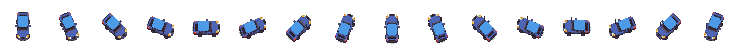
#> input picture Cars/Modern_Monster_Pickup/Modern_Monster_Pickup.png, 736 x 54 px
$ python pixelize_asset.py ../../Cars/Modern_Monster_Pickup/Modern_Monster_Pickup.png out.png --profile barrel
#> lines starting #> are read from the running program, lines starting #| are printed output that depends on the picture
#!/usr/bin/env python3
"""Deterministic high-res-to-Pixel-Track-Works conversion helper.

The high quality resize is only an intermediate silhouette reduction. Runtime
output is a fixed low-resolution canvas with a bounded palette and explicit
alpha policy; Godot must display the result with nearest-neighbor filtering.
"""
from __future__ import annotations

import argparse
import hashlib
import json
from dataclasses import dataclass
from pathlib import Path

from PIL import Image


@dataclass(frozen=True)
class Profile:
    width: int
    height: int
    colors: int
    alpha: str


PROFILES = {
    "terrain": Profile(64, 64, 12, "opaque"),
    "road": Profile(64, 64, 14, "binary"),
    "tree": Profile(48, 48, 18, "binary"),
    "bush": Profile(40, 32, 16, "binary"),
    "rock": Profile(48, 24, 14, "binary"),
    "building": Profile(80, 96, 20, "binary"),
    "lights": Profile(96, 12, 14, "binary"),
    "oil": Profile(36, 18, 10, "binary"),
    "barrel": Profile(22, 24, 14, "binary"),
    "vehicle": Profile(46, 54, 24, "binary"),
    "nitro": Profile(16, 30, 16, "soft"),
    "smoke": Profile(32, 28, 12, "soft"),
}


def sha256(path: Path) -> str:
    return hashlib.sha256(path.read_bytes()).hexdigest()


def trim_alpha(image: Image.Image) -> Image.Image:
    rgba = image.convert("RGBA")
    bounds = rgba.getchannel("A").getbbox()
    return rgba.crop(bounds) if bounds else rgba


def quantize_rgba(image: Image.Image, colors: int) -> Image.Image:
    alpha = image.getchannel("A")
    rgb = Image.new("RGB", image.size, (0, 0, 0))
    rgb.paste(image.convert("RGB"), mask=alpha)
    quantized = rgb.quantize(
        colors=colors,
        method=Image.Quantize.MEDIANCUT,
        dither=Image.Dither.NONE,
    ).convert("RGB")
    return Image.merge("RGBA", (*quantized.split(), alpha))


def apply_alpha_policy(image: Image.Image, policy: str) -> None:
    alpha = image.getchannel("A")
    if policy == "opaque":
        alpha = Image.new("L", image.size, 255)
    elif policy == "binary":
        alpha = alpha.point(lambda value: 255 if value >= 112 else 0)
    elif policy == "soft":
        alpha = alpha.point(
            lambda value: 0 if value < 24 else (255 if value > 232 else value)
        )
    else:
        raise ValueError(f"Unknown alpha policy: {policy}")
    image.putalpha(alpha)


def pixelize(source: Path, destination: Path, profile_name: str) -> dict:
#> called with profile_name = 'barrel'
    profile = PROFILES[profile_name]
    with Image.open(source) as source_image:
#> source_image is the input picture: PIL image 736x54 RGBA; mean R, G, B, A 11.9, 15.1, 22.3, 39.1
        image = trim_alpha(source_image)
#> in trim_alpha, `bounds = rgba.getchannel("A").getbbox()`: bounds = (15, 12, 724, 44)
#> in trim_alpha, `return rgba.crop(bounds) if bounds else rgba`:
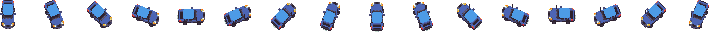
#> returned value: PIL image 709x32 RGBA; mean R, G, B, A 20.9, 26.5, 39.1, 68.5; transparent parts drawn white
    scale = min(profile.width / image.width, profile.height / image.height)
#> scale = 0.031
    reduced_size = (
        max(1, round(image.width * scale)),
        max(1, round(image.height * scale)),
    )
#> reduced_size = (22, 1)
    reduced = image.resize(reduced_size, Image.Resampling.LANCZOS)
    reduced = quantize_rgba(reduced, profile.colors)
    apply_alpha_policy(reduced, profile.alpha)

    output = Image.new("RGBA", (profile.width, profile.height), (0, 0, 0, 0))
#> output: PIL image 22x24 RGBA; every value is 0
    offset = (
        (profile.width - reduced.width) // 2,
        (profile.height - reduced.height) // 2,
    )
#> offset = (0, 11)
    output.alpha_composite(reduced, offset)
    destination.parent.mkdir(parents=True, exist_ok=True)
    output.save(destination, optimize=True)
    return {
        "conversion_profile": f"{profile_name}_v1",
        "conversion_version": 1,
        "source_path": str(source),
        "source_sha256": sha256(source),
        "output_path": str(destination),
        "output_sha256": sha256(destination),
        "runtime_size": [profile.width, profile.height],
        "palette_budget": profile.colors,
        "alpha_policy": profile.alpha,
    }


def main() -> int:
    parser = argparse.ArgumentParser()
    parser.add_argument("source", type=Path)
    parser.add_argument("destination", type=Path)
    parser.add_argument("--profile", choices=sorted(PROFILES), required=True)
    parser.add_argument("--metadata", type=Path)
    args = parser.parse_args()
    metadata = pixelize(args.source, args.destination, args.profile)
    if args.metadata:
        args.metadata.parent.mkdir(parents=True, exist_ok=True)
        args.metadata.write_text(json.dumps(metadata, indent=2) + "\n", encoding="utf-8")
    print(json.dumps(metadata, sort_keys=True))
    return 0


if __name__ == "__main__":
    raise SystemExit(main())
#> (the program exits here)
